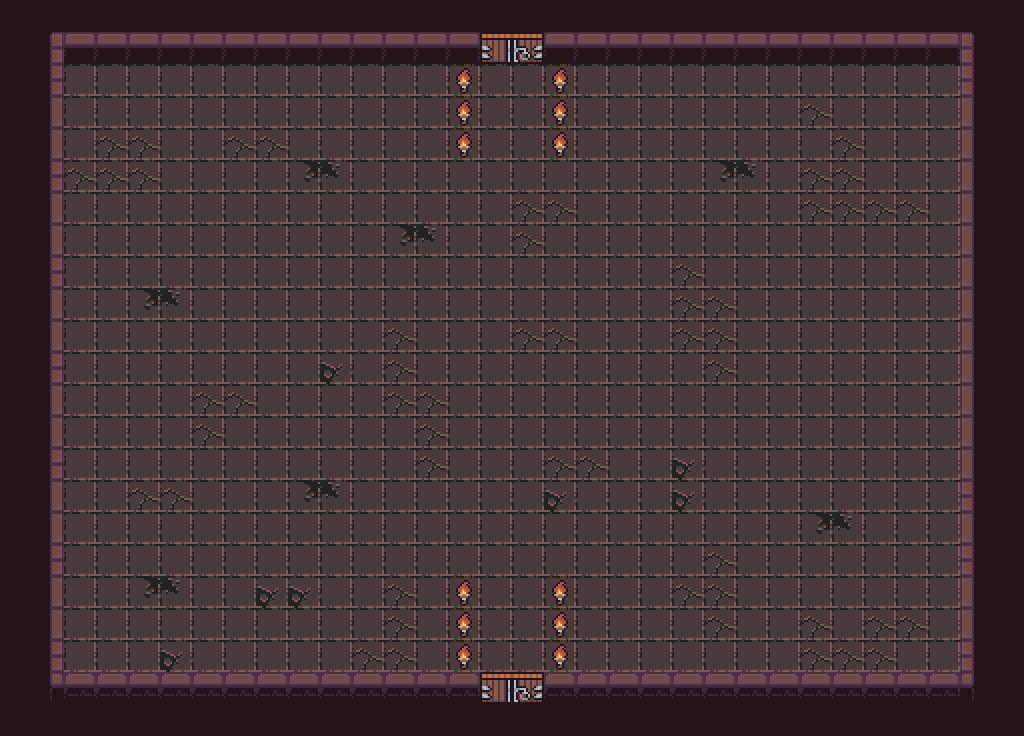

A level layout from a 2D game, rendered from its tile map. Below: a short description, then the map file with its tile-grid data intact:
An orthogonal 32x23 tile map with 32x32 px tiles, 3 tile layers (Floor, Walls, Decor), 2 tilesets and 13 objects.

<map version="1.10" tiledversion="1.10.2" orientation="orthogonal" renderorder="right-down" width="32" height="23" tilewidth="32" tileheight="32" infinite="0" nextlayerid="8" nextobjectid="34">
 <tileset firstgid="1" source="tiles/atlas_floor- 32x32.tsx" />
 <tileset firstgid="50" source="tiles/Dungeon_Tileset32x32.tsx" />
 <layer id="1" name="Floor" width="32" height="23">
  <data encoding="csv">
1,1,1,1,1,1,1,1,1,1,1,1,1,1,1,1,1,1,1,1,1,1,1,1,1,1,1,1,1,1,1,1,
1,1,1,1,1,1,1,1,1,1,1,1,1,1,1,1,1,1,1,1,1,1,1,1,1,1,1,1,1,1,1,1,
1,1,1,1,1,1,1,1,1,1,1,1,1,1,1,1,1,1,1,1,1,1,1,1,1,1,1,1,1,1,1,1,
1,1,1,1,1,1,1,1,1,1,1,1,1,1,1,1,1,1,1,1,1,1,1,1,1,2,1,1,1,1,1,1,
1,1,1,2,2,1,1,2,2,1,1,1,1,1,1,1,1,1,1,1,1,1,1,1,1,1,2,1,1,1,1,1,
1,1,2,2,2,1,1,1,1,15,16,1,1,1,1,1,1,1,1,1,1,1,15,16,1,2,2,1,1,1,1,1,
1,1,1,1,1,1,1,1,1,1,1,1,1,1,1,1,2,2,1,1,1,1,1,1,1,2,2,2,2,1,1,1,
1,1,1,1,1,1,1,1,1,1,1,1,15,16,1,1,2,1,1,1,1,1,1,1,1,1,1,1,1,1,1,1,
1,1,1,1,1,1,1,1,1,1,1,1,1,1,1,1,1,1,1,1,1,2,1,1,1,1,1,1,1,1,1,1,
1,1,1,1,15,16,1,1,1,1,1,1,1,1,1,1,1,1,1,1,1,2,2,1,1,1,1,1,1,1,1,1,
1,1,1,1,1,1,1,1,1,1,1,1,2,1,1,1,2,2,1,1,1,2,2,1,1,1,1,1,1,1,1,1,
1,1,1,1,1,1,1,1,1,1,8,1,2,1,1,1,1,1,1,1,1,1,2,1,1,1,1,1,1,1,1,1,
1,1,1,1,1,1,2,2,1,1,1,1,2,2,1,1,1,1,1,1,1,1,1,1,1,1,1,1,1,1,1,1,
1,1,1,1,1,1,2,1,1,1,1,1,1,2,1,1,1,1,1,1,1,1,1,1,1,1,1,1,1,1,1,1,
1,1,1,1,1,1,1,1,1,1,1,1,1,2,1,1,1,2,2,1,1,8,1,1,1,1,1,1,1,1,1,1,
1,1,1,1,2,2,1,1,1,15,16,1,1,1,1,1,1,8,1,1,1,8,1,1,1,1,1,1,1,1,1,1,
1,1,1,1,1,1,1,1,1,1,1,1,1,1,1,1,1,1,1,1,1,1,1,1,1,15,16,1,1,1,1,1,
1,1,1,1,1,1,1,1,1,1,1,1,1,1,1,1,1,1,1,1,1,1,2,1,1,1,1,1,1,1,1,1,
1,1,1,1,15,16,1,1,8,8,1,1,2,1,1,1,1,1,1,1,1,2,2,1,1,1,1,1,1,1,1,1,
1,1,1,1,1,1,1,1,1,1,1,1,2,1,1,1,1,1,1,1,1,1,2,1,1,2,1,2,2,1,1,1,
1,1,1,1,1,8,1,1,1,1,1,2,2,1,1,1,1,1,1,1,1,1,1,1,1,2,2,2,1,1,1,1,
1,1,1,1,1,1,1,1,1,1,1,1,1,1,1,1,1,1,1,1,1,1,1,1,1,1,1,1,1,1,1,1,
1,1,1,1,1,1,1,1,1,1,1,1,1,1,1,1,1,1,1,1,1,1,1,1,1,1,1,1,1,1,1,1
</data>
 </layer>
 <layer id="2" name="Walls" width="32" height="23">
  <data encoding="csv">
128,128,128,128,128,128,128,128,128,128,128,128,128,128,128,128,128,128,128,128,128,128,128,128,128,128,128,128,128,128,128,128,
128,50,101,101,101,101,101,101,101,101,101,101,101,101,101,86,87,101,101,101,101,101,101,101,101,101,101,101,101,101,55,128,
128,70,0,0,0,0,0,0,0,0,0,0,0,0,0,0,0,0,0,0,0,0,0,0,0,0,0,0,0,0,75,128,
128,80,0,0,0,0,0,0,0,0,0,0,0,0,0,0,0,0,0,0,0,0,0,0,0,0,0,0,0,0,85,128,
128,60,0,0,0,0,0,0,0,0,0,0,0,0,0,0,0,0,0,0,0,0,0,0,0,0,0,0,0,0,85,128,
128,70,0,0,0,0,0,0,0,0,0,0,0,0,0,0,0,0,0,0,0,0,0,0,0,0,0,0,0,0,85,128,
128,80,0,0,0,0,0,0,0,0,0,0,0,0,0,0,0,0,0,0,0,0,0,0,0,0,0,0,0,0,85,128,
128,60,0,0,0,0,0,0,0,0,0,0,0,0,0,0,0,0,0,0,0,0,0,0,0,0,0,0,0,0,85,128,
128,70,0,0,0,0,0,0,0,0,0,0,0,0,0,0,0,0,0,0,0,0,0,0,0,0,0,0,0,0,85,128,
128,80,0,0,0,0,0,0,0,0,0,0,0,0,0,0,0,0,0,0,0,0,0,0,0,0,0,0,0,0,85,128,
128,60,0,0,0,0,0,0,0,0,0,0,0,0,0,0,0,0,0,0,0,0,0,0,0,0,0,0,0,0,85,128,
128,70,0,0,0,0,0,0,0,0,0,0,0,0,0,0,0,0,0,0,0,0,0,0,0,0,0,0,0,0,85,128,
128,80,0,0,0,0,0,0,0,0,0,0,0,0,0,0,0,0,0,0,0,0,0,0,0,0,0,0,0,0,85,128,
128,60,0,0,0,0,0,0,0,0,0,0,0,0,0,0,0,0,0,0,0,0,0,0,0,0,0,0,0,0,85,128,
128,70,0,0,0,0,0,0,0,0,0,0,0,0,0,0,0,0,0,0,0,0,0,0,0,0,0,0,0,0,85,128,
128,80,0,0,0,0,0,0,0,0,0,0,0,0,0,0,0,0,0,0,0,0,0,0,0,0,0,0,0,0,75,128,
128,60,0,0,0,0,0,0,0,0,0,0,0,0,0,0,0,0,0,0,0,0,0,0,0,0,0,0,0,0,85,128,
128,70,0,0,0,0,0,0,0,0,0,0,0,0,0,0,0,0,0,0,0,0,0,0,0,0,0,0,0,0,75,128,
128,80,0,0,0,0,0,0,0,0,0,0,0,0,0,0,0,0,0,0,0,0,0,0,0,0,0,0,0,0,85,128,
128,60,0,0,0,0,0,0,0,0,0,0,0,0,0,0,0,0,0,0,0,0,0,0,0,0,0,0,0,0,65,128,
128,70,0,0,0,0,0,0,0,0,0,0,0,0,0,0,0,0,0,0,0,0,0,0,0,0,0,0,0,0,75,128,
128,90,91,91,91,91,91,91,91,91,91,91,91,91,91,86,87,91,91,91,91,91,91,91,91,91,91,91,91,91,95,128,
128,128,128,128,128,128,128,128,128,128,128,128,128,128,128,128,128,128,128,128,128,128,128,128,128,128,128,128,128,128,128,128
</data>
 </layer>
 <layer id="6" name="Decor" width="32" height="23">
  <data encoding="csv">
0,0,0,0,0,0,0,0,0,0,0,0,0,0,0,0,0,0,0,0,0,0,0,0,0,0,0,0,0,0,0,0,
0,0,0,0,0,0,0,0,0,0,0,0,0,0,0,0,0,0,0,0,0,0,0,0,0,0,0,0,0,0,0,0,
0,0,0,0,0,0,0,0,0,0,0,0,0,0,140,0,0,140,0,0,0,0,0,0,0,0,0,0,0,0,0,0,
0,0,0,0,0,0,0,0,0,0,0,0,0,0,140,0,0,140,0,0,0,0,0,0,0,0,0,0,0,0,0,0,
0,0,0,0,0,0,0,0,0,0,0,0,0,0,140,0,0,140,0,0,0,0,0,0,0,0,0,0,0,0,0,0,
0,0,0,0,0,0,0,0,0,0,0,0,0,0,0,0,0,0,0,0,0,0,0,0,0,0,0,0,0,0,0,0,
0,0,0,0,0,0,0,0,0,0,0,0,0,0,0,0,0,0,0,0,0,0,0,0,0,0,0,0,0,0,0,0,
0,0,0,0,0,0,0,0,0,0,0,0,0,0,0,0,0,0,0,0,0,0,0,0,0,0,0,0,0,0,0,0,
0,0,0,0,0,0,0,0,0,0,0,0,0,0,0,0,0,0,0,0,0,0,0,0,0,0,0,0,0,0,0,0,
0,0,0,0,0,0,0,0,0,0,0,0,0,0,0,0,0,0,0,0,0,0,0,0,0,0,0,0,0,0,0,0,
0,0,0,0,0,0,0,0,0,0,0,0,0,0,0,0,0,0,0,0,0,0,0,0,0,0,0,0,0,0,0,0,
0,0,0,0,0,0,0,0,0,0,0,0,0,0,0,0,0,0,0,0,0,0,0,0,0,0,0,0,0,0,0,0,
0,0,0,0,0,0,0,0,0,0,0,0,0,0,0,0,0,0,0,0,0,0,0,0,0,0,0,0,0,0,0,0,
0,0,0,0,0,0,0,0,0,0,0,0,0,0,0,0,0,0,0,0,0,0,0,0,0,0,0,0,0,0,0,0,
0,0,0,0,0,0,0,0,0,0,0,0,0,0,0,0,0,0,0,0,0,0,0,0,0,0,0,0,0,0,0,0,
0,0,0,0,0,0,0,0,0,0,0,0,0,0,0,0,0,0,0,0,0,0,0,0,0,0,0,0,0,0,0,0,
0,0,0,0,0,0,0,0,0,0,0,0,0,0,0,0,0,0,0,0,0,0,0,0,0,0,0,0,0,0,0,0,
0,0,0,0,0,0,0,0,0,0,0,0,0,0,0,0,0,0,0,0,0,0,0,0,0,0,0,0,0,0,0,0,
0,0,0,0,0,0,0,0,0,0,0,0,0,0,140,0,0,140,0,0,0,0,0,0,0,0,0,0,0,0,0,0,
0,0,0,0,0,0,0,0,0,0,0,0,0,0,140,0,0,140,0,0,0,0,0,0,0,0,0,0,0,0,0,0,
0,0,0,0,0,0,0,0,0,0,0,0,0,0,140,0,0,140,0,0,0,0,0,0,0,0,0,0,0,0,0,0,
0,0,0,0,0,0,0,0,0,0,0,0,0,0,0,0,0,0,0,0,0,0,0,0,0,0,0,0,0,0,0,0,
0,0,0,0,0,0,0,0,0,0,0,0,0,0,0,0,0,0,0,0,0,0,0,0,0,0,0,0,0,0,0,0
</data>
 </layer>
 <objectgroup id="3" name="Collision">
  <object id="15" x="30.9517" y="31.7058" width="449.25" height="32" />
  <object id="16" x="543.577" y="32.4558" width="449.25" height="32" />
  <object id="17" x="31.5265" y="671.544" width="449.25" height="32" />
  <object id="18" x="544.152" y="672.294" width="449.25" height="32" />
  <object id="19" x="961.098" y="64.4904" width="32" height="607.188" />
  <object id="20" x="30.5982" y="64.8964" width="32" height="607.188" />
  <object id="32" x="481.72" y="683.075" width="61.625" height="27.0625" />
  <object id="33" x="481.447" y="28.5504" width="61.625" height="27.0625" />
 </objectgroup>
 <objectgroup id="4" name="Doors">
  <object id="13" x="481.453" y="31.3693" width="61.625" height="32" />
  <object id="14" x="480.921" y="672.631" width="61.625" height="32" />
 </objectgroup>
 <objectgroup id="7" name="Spawns">
  <object id="28" x="177.333" y="102.667" width="96" height="96" />
  <object id="30" x="729.333" y="100" width="96" height="96" />
  <object id="31" x="453.333" y="169.333" width="96" height="96" />
 </objectgroup>
</map>
